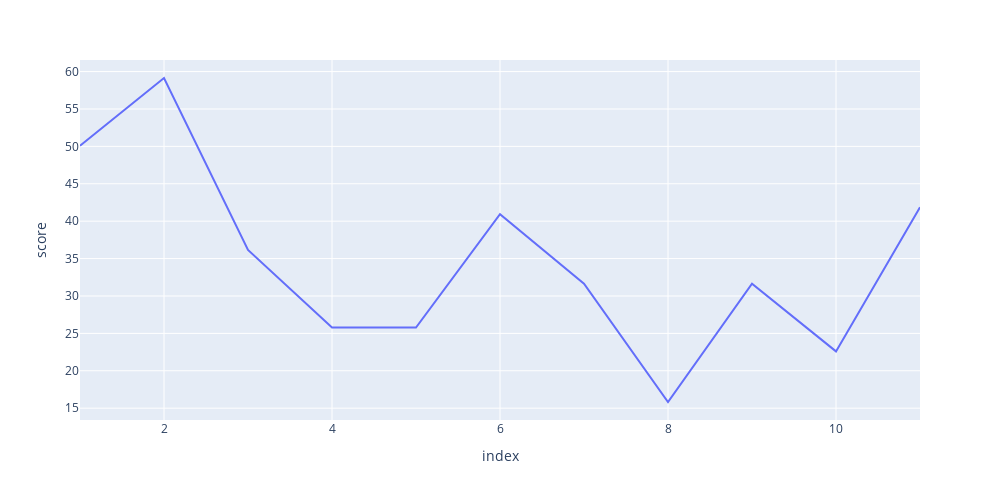

Notebook cell for this chart:
### Code cell
px.line(df_res, x="index", y="score", height=500, width=1000)

### Figure 1 — Plotly figure (JSON) as saved in the notebook; plotly's stock layout.template omitted (floating-point values rounded to 4 significant figures)
{"data": [{"hovertemplate": "index=%{x}<br>score=%{y}<extra></extra>", "legendgroup": "", "line": {"color": "#636efa", "dash": "solid"}, "marker": {"symbol": "circle"}, "mode": "lines", "name": "", "orientation": "v", "showlegend": false, "type": "scatter", "x": [1, 2, 3, 4, 5, 6, 7, 8, 9, 10, 11], "xaxis": "x", "y": [50.08, 59.14, 36.15, 25.79, 25.79, 40.94, 31.65, 15.83, 31.65, 22.59, 41.87], "yaxis": "y"}], "layout": {"height": 500, "legend": {"tracegroupgap": 0}, "margin": {"t": 60}, "width": 1000, "xaxis": {"anchor": "y", "autorange": true, "domain": [0, 1], "range": [1, 11], "title": {"text": "index"}, "type": "linear"}, "yaxis": {"anchor": "x", "autorange": true, "domain": [0, 1], "range": [13.42, 61.55], "title": {"text": "score"}, "type": "linear"}}}
